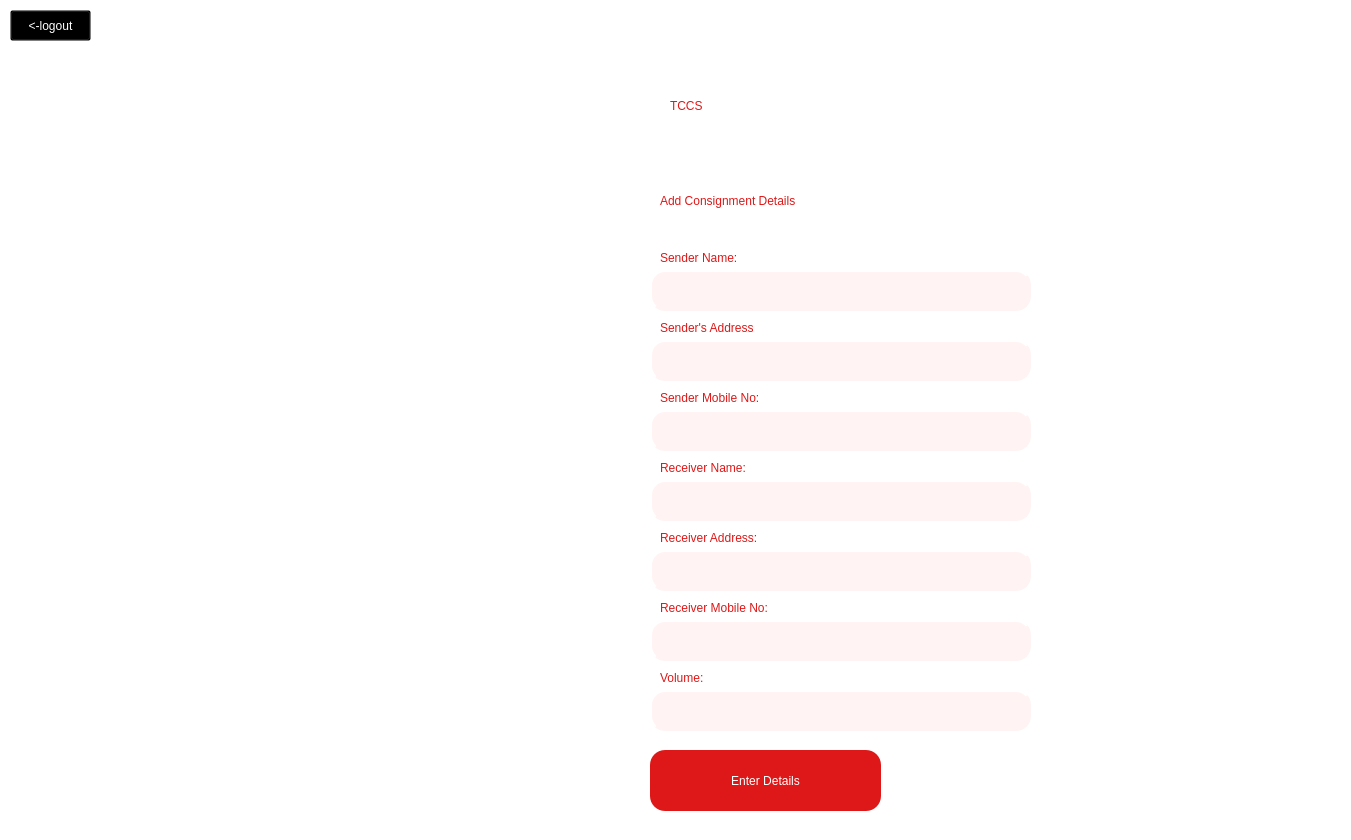
<?xml version="1.0" encoding="UTF-8"?>
<ui version="4.0">
 <class>Dialog</class>
 <widget class="QDialog" name="Dialog">
  <property name="geometry">
   <rect>
    <x>0</x>
    <y>0</y>
    <width>1351</width>
    <height>840</height>
   </rect>
  </property>
  <property name="windowTitle">
   <string>Dialog</string>
  </property>
  <property name="styleSheet">
   <string notr="true">QDialog#Dialog{
background-color: white;
}</string>
  </property>
  <widget class="QLabel" name="user_png">
   <property name="geometry">
    <rect>
     <x>140</x>
     <y>100</y>
     <width>241</width>
     <height>231</height>
    </rect>
   </property>
   <property name="styleSheet">
    <string notr="true"/>
   </property>
   <property name="text">
    <string/>
   </property>
   <property name="pixmap">
    <pixmap>user.png</pixmap>
   </property>
  </widget>
  <widget class="QLabel" name="employee_name">
   <property name="geometry">
    <rect>
     <x>150</x>
     <y>350</y>
     <width>251</width>
     <height>61</height>
    </rect>
   </property>
   <property name="styleSheet">
    <string notr="true">color: white;
font: 75 24pt &quot;League Spartan&quot;;</string>
   </property>
   <property name="text">
    <string>Abhinav Sen</string>
   </property>
  </widget>
  <widget class="QLabel" name="employeeIDHeading">
   <property name="geometry">
    <rect>
     <x>190</x>
     <y>460</y>
     <width>141</width>
     <height>31</height>
    </rect>
   </property>
   <property name="styleSheet">
    <string notr="true">color: white;
font: 75 16pt &quot;League Spartan&quot;;</string>
   </property>
   <property name="text">
    <string>Employee ID:</string>
   </property>
  </widget>
  <widget class="QLabel" name="Emailaddress_heading">
   <property name="geometry">
    <rect>
     <x>180</x>
     <y>550</y>
     <width>191</width>
     <height>31</height>
    </rect>
   </property>
   <property name="styleSheet">
    <string notr="true">color: white;
font: 75 16pt &quot;League Spartan&quot;;</string>
   </property>
   <property name="text">
    <string>Email address:</string>
   </property>
  </widget>
  <widget class="QLabel" name="branchHeading">
   <property name="geometry">
    <rect>
     <x>210</x>
     <y>640</y>
     <width>111</width>
     <height>41</height>
    </rect>
   </property>
   <property name="styleSheet">
    <string notr="true">color: white;
font: 75 16pt &quot;League Spartan&quot;;</string>
   </property>
   <property name="text">
    <string>Branch: </string>
   </property>
  </widget>
  <widget class="QLabel" name="employeeIDLabel">
   <property name="geometry">
    <rect>
     <x>210</x>
     <y>500</y>
     <width>111</width>
     <height>21</height>
    </rect>
   </property>
   <property name="styleSheet">
    <string notr="true">color: white;
font: 25 16pt &quot;Calibri&quot;;</string>
   </property>
   <property name="text">
    <string>20CS10003</string>
   </property>
  </widget>
  <widget class="QLabel" name="emailIDLabel">
   <property name="geometry">
    <rect>
     <x>140</x>
     <y>570</y>
     <width>281</width>
     <height>51</height>
    </rect>
   </property>
   <property name="styleSheet">
    <string notr="true">color: white;
font: 25 16pt &quot;Calibri&quot;;</string>
   </property>
   <property name="text">
    <string>abhinavsen2002@gmail.com</string>
   </property>
  </widget>
  <widget class="QLabel" name="branchLabel">
   <property name="geometry">
    <rect>
     <x>160</x>
     <y>670</y>
     <width>211</width>
     <height>111</height>
    </rect>
   </property>
   <property name="styleSheet">
    <string notr="true">color: white;
font: 25 16pt &quot;Calibri&quot;;</string>
   </property>
   <property name="text">
    <string>&lt;html&gt;&lt;head/&gt;&lt;body&gt;&lt;p align=&quot;center&quot;&gt;No 28 Gupta Road,&lt;br/&gt;Anna Nagar,&lt;br/&gt;Chennai, 600010&lt;/p&gt;&lt;/body&gt;&lt;/html&gt;</string>
   </property>
  </widget>
  <widget class="QLabel" name="label">
   <property name="geometry">
    <rect>
     <x>670</x>
     <y>60</y>
     <width>211</width>
     <height>91</height>
    </rect>
   </property>
   <property name="styleSheet">
    <string notr="true">color: rgb(222, 24, 24);
font: 75 48pt &quot;League Spartan&quot;;
</string>
   </property>
   <property name="text">
    <string>TCCS</string>
   </property>
  </widget>
  <widget class="QLabel" name="label_2">
   <property name="geometry">
    <rect>
     <x>660</x>
     <y>170</y>
     <width>581</width>
     <height>61</height>
    </rect>
   </property>
   <property name="styleSheet">
    <string notr="true">color: rgb(222, 24,24);
font: 75 28pt &quot;League Spartan&quot;;</string>
   </property>
   <property name="text">
    <string>Add Consignment Details</string>
   </property>
  </widget>
  <widget class="QLineEdit" name="senderNameLineEdit">
   <property name="geometry">
    <rect>
     <x>650</x>
     <y>270</y>
     <width>381</width>
     <height>41</height>
    </rect>
   </property>
   <property name="font">
    <font>
     <family>Calibri</family>
     <pointsize>12</pointsize>
     <weight>3</weight>
     <italic>false</italic>
     <bold>false</bold>
    </font>
   </property>
   <property name="styleSheet">
    <string notr="true">background-color: #fff3f3;
border-style: outset;
border-width: 2px;
border-radius: 15px;
border-color: #fff3f3;
padding-left: 10px;
font: 25 12pt &quot;Calibri&quot;;
color: #808080</string>
   </property>
  </widget>
  <widget class="QLabel" name="label_3">
   <property name="geometry">
    <rect>
     <x>660</x>
     <y>250</y>
     <width>121</width>
     <height>16</height>
    </rect>
   </property>
   <property name="styleSheet">
    <string notr="true">color: rgb(222,24,24);
font: 25 14pt &quot;Calibri&quot;;</string>
   </property>
   <property name="text">
    <string>Sender Name:</string>
   </property>
  </widget>
  <widget class="QLabel" name="label_4">
   <property name="geometry">
    <rect>
     <x>660</x>
     <y>320</y>
     <width>161</width>
     <height>16</height>
    </rect>
   </property>
   <property name="styleSheet">
    <string notr="true">color: rgb(222,24,24);
font: 25 14pt &quot;Calibri&quot;;</string>
   </property>
   <property name="text">
    <string>Sender's Address</string>
   </property>
  </widget>
  <widget class="QLineEdit" name="senderAddressLineEdit">
   <property name="geometry">
    <rect>
     <x>650</x>
     <y>340</y>
     <width>381</width>
     <height>41</height>
    </rect>
   </property>
   <property name="font">
    <font>
     <family>Calibri</family>
     <pointsize>12</pointsize>
     <weight>3</weight>
     <italic>false</italic>
     <bold>false</bold>
    </font>
   </property>
   <property name="styleSheet">
    <string notr="true">background-color: #fff3f3;
border-style: outset;
border-width: 2px;
border-radius: 15px;
border-color: #fff3f3;
padding-left: 10px;
font: 25 12pt &quot;Calibri&quot;;
color: #808080</string>
   </property>
  </widget>
  <widget class="QLabel" name="label_5">
   <property name="geometry">
    <rect>
     <x>660</x>
     <y>390</y>
     <width>201</width>
     <height>16</height>
    </rect>
   </property>
   <property name="styleSheet">
    <string notr="true">color: rgb(222,24,24);
font: 25 14pt &quot;Calibri&quot;;</string>
   </property>
   <property name="text">
    <string>Sender Mobile No:</string>
   </property>
  </widget>
  <widget class="QLineEdit" name="senderMobileNoLineEdit">
   <property name="geometry">
    <rect>
     <x>650</x>
     <y>410</y>
     <width>381</width>
     <height>41</height>
    </rect>
   </property>
   <property name="font">
    <font>
     <family>Calibri</family>
     <pointsize>12</pointsize>
     <weight>3</weight>
     <italic>false</italic>
     <bold>false</bold>
    </font>
   </property>
   <property name="styleSheet">
    <string notr="true">background-color: #fff3f3;
border-style: outset;
border-width: 2px;
border-radius: 15px;
border-color: #fff3f3;
padding-left: 10px;
font: 25 12pt &quot;Calibri&quot;;
color: #808080</string>
   </property>
  </widget>
  <widget class="QLabel" name="label_6">
   <property name="geometry">
    <rect>
     <x>660</x>
     <y>460</y>
     <width>141</width>
     <height>16</height>
    </rect>
   </property>
   <property name="styleSheet">
    <string notr="true">color: rgb(222,24,24);
font: 25 14pt &quot;Calibri&quot;;</string>
   </property>
   <property name="text">
    <string>Receiver Name:</string>
   </property>
  </widget>
  <widget class="QLineEdit" name="receiverNameLineEdit">
   <property name="geometry">
    <rect>
     <x>650</x>
     <y>480</y>
     <width>381</width>
     <height>41</height>
    </rect>
   </property>
   <property name="font">
    <font>
     <family>Calibri</family>
     <pointsize>12</pointsize>
     <weight>3</weight>
     <italic>false</italic>
     <bold>false</bold>
    </font>
   </property>
   <property name="styleSheet">
    <string notr="true">background-color: #fff3f3;
border-style: outset;
border-width: 2px;
border-radius: 15px;
border-color: #fff3f3;
padding-left: 10px;
font: 25 12pt &quot;Calibri&quot;;
color: #808080</string>
   </property>
  </widget>
  <widget class="QLabel" name="label_7">
   <property name="geometry">
    <rect>
     <x>660</x>
     <y>530</y>
     <width>161</width>
     <height>16</height>
    </rect>
   </property>
   <property name="styleSheet">
    <string notr="true">color: rgb(222,24,24);
font: 25 14pt &quot;Calibri&quot;;</string>
   </property>
   <property name="text">
    <string>Receiver Address:</string>
   </property>
  </widget>
  <widget class="QLineEdit" name="receiverAddressLineEdit">
   <property name="geometry">
    <rect>
     <x>650</x>
     <y>550</y>
     <width>381</width>
     <height>41</height>
    </rect>
   </property>
   <property name="font">
    <font>
     <family>Calibri</family>
     <pointsize>12</pointsize>
     <weight>3</weight>
     <italic>false</italic>
     <bold>false</bold>
    </font>
   </property>
   <property name="styleSheet">
    <string notr="true">background-color: #fff3f3;
border-style: outset;
border-width: 2px;
border-radius: 15px;
border-color: #fff3f3;
padding-left: 10px;
font: 25 12pt &quot;Calibri&quot;;
color: #808080</string>
   </property>
  </widget>
  <widget class="QLabel" name="label_8">
   <property name="geometry">
    <rect>
     <x>660</x>
     <y>600</y>
     <width>171</width>
     <height>16</height>
    </rect>
   </property>
   <property name="styleSheet">
    <string notr="true">color: rgb(222,24,24);
font: 25 14pt &quot;Calibri&quot;;</string>
   </property>
   <property name="text">
    <string>Receiver Mobile No:</string>
   </property>
  </widget>
  <widget class="QLineEdit" name="receiverMobileNoLineEdit">
   <property name="geometry">
    <rect>
     <x>650</x>
     <y>620</y>
     <width>381</width>
     <height>41</height>
    </rect>
   </property>
   <property name="font">
    <font>
     <family>Calibri</family>
     <pointsize>12</pointsize>
     <weight>3</weight>
     <italic>false</italic>
     <bold>false</bold>
    </font>
   </property>
   <property name="styleSheet">
    <string notr="true">background-color: #fff3f3;
border-style: outset;
border-width: 2px;
border-radius: 15px;
border-color: #fff3f3;
padding-left: 10px;
font: 25 12pt &quot;Calibri&quot;;
color: #808080</string>
   </property>
  </widget>
  <widget class="QLabel" name="label_9">
   <property name="geometry">
    <rect>
     <x>660</x>
     <y>670</y>
     <width>111</width>
     <height>16</height>
    </rect>
   </property>
   <property name="styleSheet">
    <string notr="true">color: rgb(222,24,24);
font: 25 14pt &quot;Calibri&quot;;</string>
   </property>
   <property name="text">
    <string>Volume:</string>
   </property>
  </widget>
  <widget class="QLineEdit" name="volumeLineEdit">
   <property name="geometry">
    <rect>
     <x>650</x>
     <y>690</y>
     <width>381</width>
     <height>41</height>
    </rect>
   </property>
   <property name="font">
    <font>
     <family>Calibri</family>
     <pointsize>12</pointsize>
     <weight>3</weight>
     <italic>false</italic>
     <bold>false</bold>
    </font>
   </property>
   <property name="styleSheet">
    <string notr="true">background-color: #fff3f3;
border-style: outset;
border-width: 2px;
border-radius: 15px;
border-color: #fff3f3;
padding-left: 10px;
font: 25 12pt &quot;Calibri&quot;;
color: #808080</string>
   </property>
  </widget>
  <widget class="QPushButton" name="enterDetailsButton">
   <property name="geometry">
    <rect>
     <x>650</x>
     <y>750</y>
     <width>231</width>
     <height>61</height>
    </rect>
   </property>
   <property name="styleSheet">
    <string notr="true">font: 75 20pt &quot;League Spartan&quot;;
color: white;
background-color: rgb(222, 24, 24);
border-radius: 15px</string>
   </property>
   <property name="text">
    <string>Enter Details</string>
   </property>
  </widget>
  <widget class="QPushButton" name="logoutButton">
   <property name="geometry">
    <rect>
     <x>10</x>
     <y>10</y>
     <width>81</width>
     <height>31</height>
    </rect>
   </property>
   <property name="styleSheet">
    <string notr="true">font: 25 15pt &quot;Calibri&quot;;
color: white;
background-color: transparent</string>
   </property>
   <property name="text">
    <string>&lt;-logout</string>
   </property>
  </widget>
  <widget class="QLabel" name="label_10">
   <property name="geometry">
    <rect>
     <x>-270</x>
     <y>0</y>
     <width>811</width>
     <height>841</height>
    </rect>
   </property>
   <property name="text">
    <string/>
   </property>
   <property name="pixmap">
    <pixmap>truck2.jpg</pixmap>
   </property>
   <property name="scaledContents">
    <bool>true</bool>
   </property>
  </widget>
  <zorder>label_10</zorder>
  <zorder>user_png</zorder>
  <zorder>employee_name</zorder>
  <zorder>employeeIDHeading</zorder>
  <zorder>Emailaddress_heading</zorder>
  <zorder>branchHeading</zorder>
  <zorder>employeeIDLabel</zorder>
  <zorder>emailIDLabel</zorder>
  <zorder>branchLabel</zorder>
  <zorder>label</zorder>
  <zorder>label_2</zorder>
  <zorder>senderNameLineEdit</zorder>
  <zorder>label_3</zorder>
  <zorder>label_4</zorder>
  <zorder>senderAddressLineEdit</zorder>
  <zorder>label_5</zorder>
  <zorder>senderMobileNoLineEdit</zorder>
  <zorder>label_6</zorder>
  <zorder>receiverNameLineEdit</zorder>
  <zorder>label_7</zorder>
  <zorder>receiverAddressLineEdit</zorder>
  <zorder>label_8</zorder>
  <zorder>receiverMobileNoLineEdit</zorder>
  <zorder>label_9</zorder>
  <zorder>volumeLineEdit</zorder>
  <zorder>enterDetailsButton</zorder>
  <zorder>logoutButton</zorder>
 </widget>
 <resources/>
 <connections/>
</ui>
